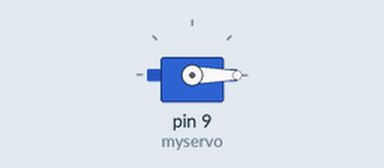
The sketch below on a simulated Arduino Uno, built with avr-gcc and run on an emulated ATmega328P. On the bench: servo.

Above: at 0.05 s.
At 4.25 s:
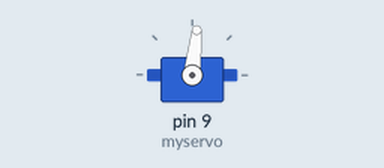
At 8.55 s:
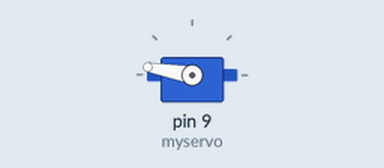
At 17.05 s:
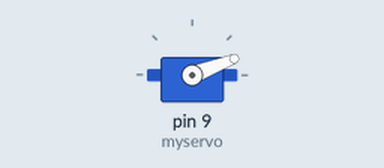
Timing chart, 0 to 23.6 s (numbered marks = the images above):
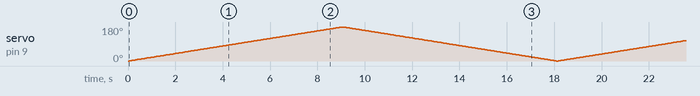

The sketch:

servo.ino
```cpp
#include <Servo.h>

Servo myservo;

int deg = 0;

void setup() {
  Serial.begin(9600);
  myservo.attach(9);

  myservo.write(deg);
}

void loop() {
  for(deg = 0; deg <= 180; deg ++)
  {
    myservo.write(deg);
    delay(50);
  }

  for(deg = 180; deg >= 0; deg --)
  {
    myservo.write(deg);
    delay(50);
  }

}
```
